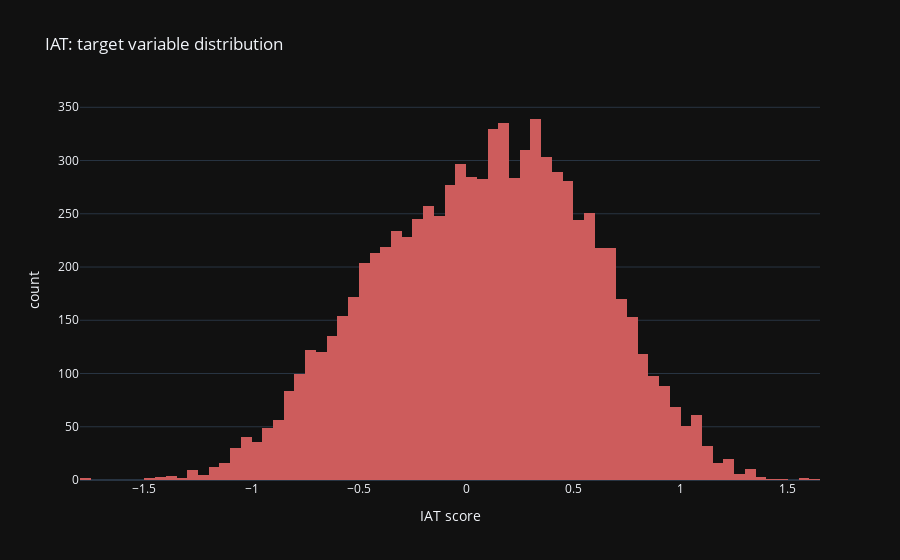

Notebook source saved alongside this figure:
### Markdown cell above
## EDA

### Code cell
# Check target variable
fig = px.histogram(df, x="iat", nbins=100,
                   title = "IAT: target variable distribution",
                   labels = {"iat": "IAT score"},
                   log_y=False,
                   color_discrete_sequence=['indianred'])
fig.show()

### Figure 1 — Plotly figure (JSON) as saved in the notebook; plotly's stock layout.template omitted (floating-point values rounded to 4 significant figures; data arrays with more than 128 entries replaced by an {"elided": "..."} marker saying what was removed)
{"data": [{"alignmentgroup": "True", "bingroup": "x", "hovertemplate": "IAT score=%{x}<br>count=%{y}<extra></extra>", "legendgroup": "", "marker": {"color": "indianred", "pattern": {"shape": ""}}, "name": "", "nbinsx": 100, "offsetgroup": "", "orientation": "v", "showlegend": false, "x": {"elided": "8445 float values"}, "xaxis": "x", "yaxis": "y", "type": "histogram"}], "layout": {"xaxis": {"anchor": "y", "domain": [0.0, 1.0], "title": {"text": "IAT score"}}, "yaxis": {"anchor": "x", "domain": [0.0, 1.0], "title": {"text": "count"}}, "legend": {"tracegroupgap": 0}, "title": {"text": "IAT: target variable distribution"}, "barmode": "relative"}}
